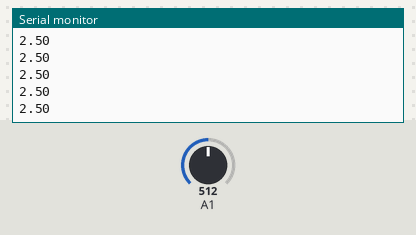
This sketch was run on a simulated Arduino Uno, built with avr-gcc and run on an emulated ATmega328P. On the bench: the last lines printed to the serial monitor. Inputs (shaded band) come from the test bench; at power-on: A1 = 512.

Above: at 1.2 s.
1.3 s: A1 set to 716
At 2.3 s:
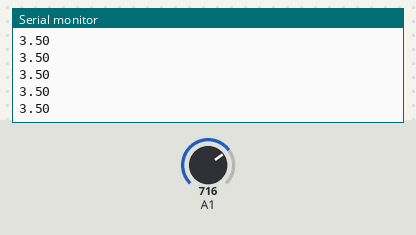
2.8 s: A1 set to 900
At 3.5 s:
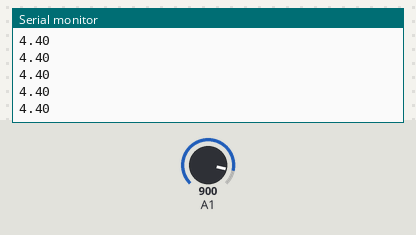
Timing chart, 0 to 5.8 s (numbered marks = the images above; inputs shaded):
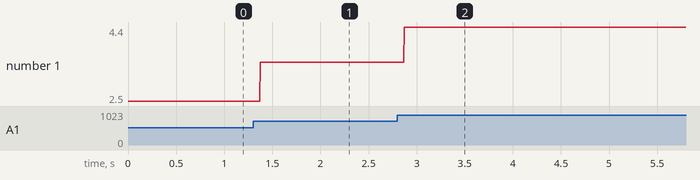

The sketch:

ReadAnalogVoltage_potentiometer.ino
```cpp
void setup() {
Serial.begin(9600);
}
void loop() {
  int x = analogRead(A1);
  float V = (5.0 / 1023.0) * x;
  Serial.println(V);
}
```

Measured:
- after the input at 1.3 s, the serial monitor: prints a new line after 0.07 s (image 1)
- after the input at 2.8 s, the serial monitor: prints a new line after 0.07 s (image 2)
- plotted number 1: 2.5 → 3.5 after the input at 1.3 s, 3.5 → 4.4 after the input at 2.8 s
